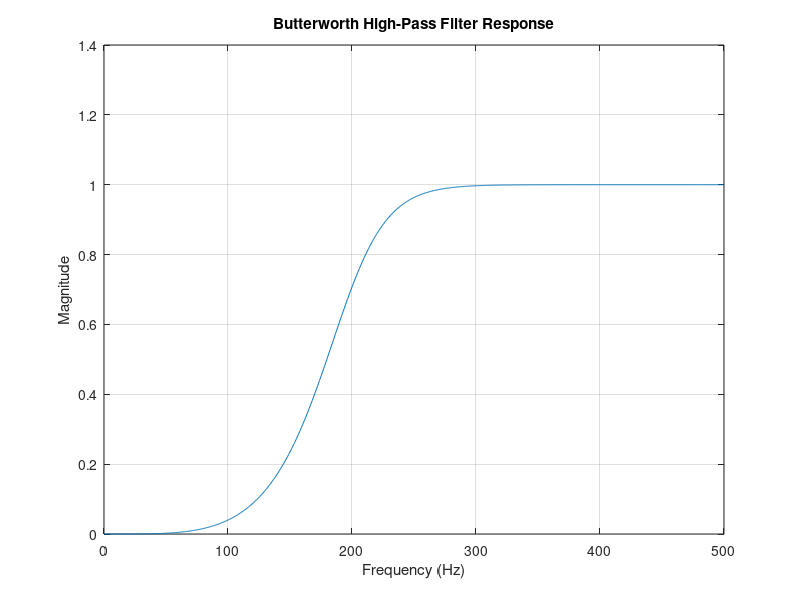

Here is the MATLAB script that generated this plot:
clc;
clear;
close all;

% Specifications
fs = 1000;          % Sampling frequency (Hz)
fc = 200;           % Cutoff frequency (Hz)
n = 4;              % Filter order

% Normalize cutoff frequency
Wn = fc / (fs/2);   % (Nyquist frequency = fs/2)

% Design Butterworth high-pass filter
[b, a] = butter(n, Wn, 'high');

% Display coefficients
disp('Numerator coefficients (b):');
disp(b);
disp('Denominator coefficients (a):');
disp(a);

% Frequency response
[H, f] = freqz(b, a, 1024, fs);

% Plot magnitude response
figure;
plot(f, abs(H));
xlabel('Frequency (Hz)');
ylabel('Magnitude');
title('Butterworth High-Pass Filter Response');
grid on;
